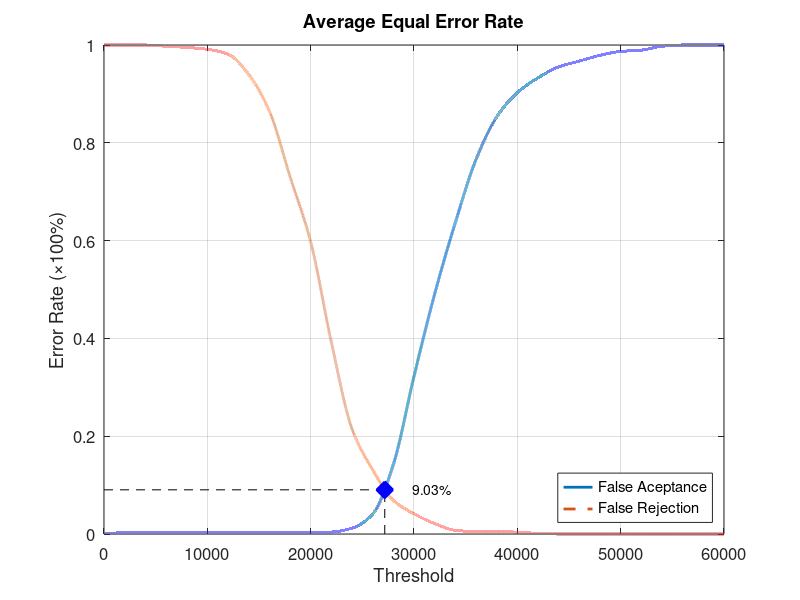
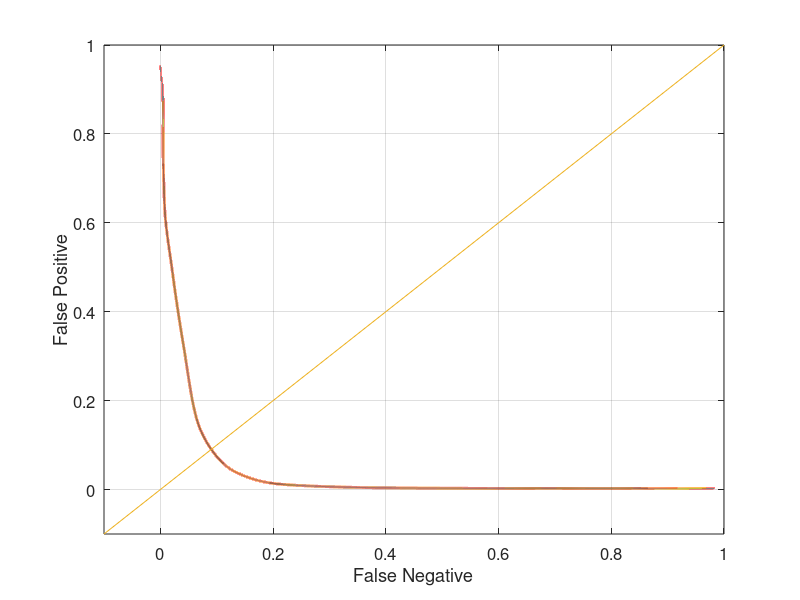

The MATLAB script that drew these images, in order:
function yEER = Experiment4Average
close all;
clear;
clc;
x = 0:2000:60000;
xq = 0:0.5:60000;

y0 = [0 0.00263158 0.00263158 0.00263158 0.00263158 0.00263158 0.00263158 0.00263158 0.00263158 0.00263158 0.00263158 0.00394737 0.0118421 0.0407895 0.142105 0.322368 0.49079 0.636842 0.765789 0.852632 0.902632 0.932895 0.955263 0.967105 0.978947 0.986842 0.989474 0.997368 1 1 1];
yy0 = interp1(x, y0, xq, 'pchip');
y1 = [1 1 1 0.9975 0.995 0.99125 0.98125 0.94 0.865 0.73125 0.5975 0.3925 0.215 0.13125 0.06875 0.04125 0.02125 0.0075 0.005 0.005 0.00375 0.00125 0 0 0 0 0 0 0 0 0];
yy1 = interp1(x, y1, xq, 'pchip');

% Calculating EER: 
y2 = abs(y0 - y1);
find(y2 == min(y2))
yy2 = abs(yy0 - yy1);
xEER = find(yy2 == min(yy2));
xEERIndex = xq(xEER) % X-axis EER
yEER = yy0(xEER) % Y-axis EER

main = figure
plot(xq, yy0,'-','LineWidth', 2);	hold on
plot(xq, yy1,'--','LineWidth', 2);	hold on
plot([xEERIndex xEERIndex], [0 yEER], 'k--');	hold on
plot([0 xEERIndex], [yEER yEER], 'k--');	hold on
plot(xEERIndex, yEER, 'bx', 'LineWidth', 10);	hold on
text(xEERIndex + 10 * xEERIndex / 100, yEER, [num2str(round((10000 * yEER)) / 100) '%'])
legend('False Aceptance', 'False Rejection', 'Location', 'SouthEast')
xlabel('Threshold')
ylabel('Error Rate (\times100%)')
title('Average Equal Error Rate')
set(gca, 'FontSize', 12)
axis([0 60000 0 1])
grid on

print(main, 'Experiment4AverageMain', '-dpng');
FNRxFPR = figure('Color', [1 1 1]);
plot(yy1, yy0, '-', yy1, yy0, 'LineWidth', 2);
hold on
y = -0.1:0.1:1
plot(y, y); 
set(gca, 'FontSize', 12)
xlabel('False Negative')
ylabel('False Positive')
axis([-0.1 1 -0.1 1])
set(gca, 'FontSize', 12)
grid on

print(FNRxFPR, 'Experiment4AverageFNRxFPR','-dpng');
end
